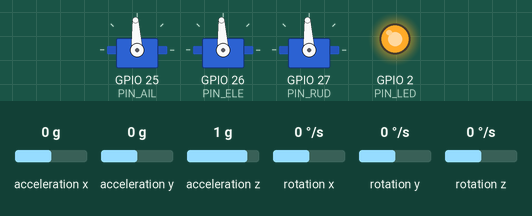
This sketch was run on a simulated ESP32. On the bench: 3 × servo, output pins drawn as LEDs (lit = HIGH). Wiring (inferred from the names in the program): MPU-6050 motion sensor at I2C address 0x68. Dashed ring = blinking. The test bench sets the inputs (shaded band); at power-on: acceleration z 1 g, rotation x 0 °/s, rotation y 0 °/s, rotation z 0 °/s, acceleration x 0 g, acceleration y 0 g. Servo pulses on a pin are drawn as a servo (544–2400 µs = 0–180°); what the sketch prints to the serial monitor is not drawn.

Above: at 0.6 s.
At 3.25 s:
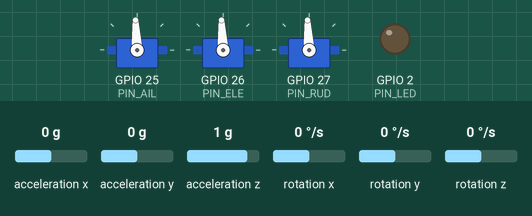
4.1 s: acceleration z set to -1.1 g
At 4.75 s:
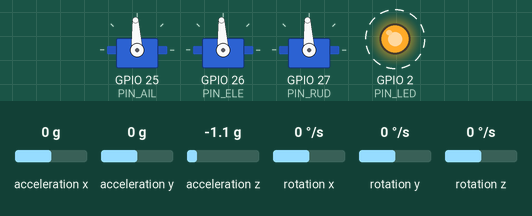
7.1 s: rotation x set to -192 °/s
10.1 s: rotation y set to -192 °/s
13.1 s: rotation z set to -192 °/s
Timing chart, 0 to 17.1 s (numbered marks = the images above; inputs shaded):
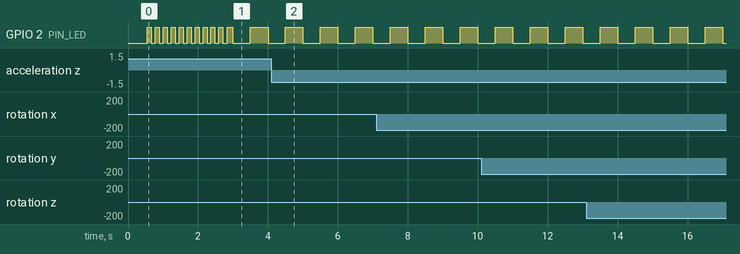

Measured:
- by itself, GPIO 2 (PIN_LED): alternates HIGH for 0.50 s and LOW for 0.50 s

The sketch:

MiG21_Stabilizer.ino
```cpp
// (licence header left out)
#include <Arduino.h>
#include <Wire.h>
#include <math.h>

// ============================ PINS ============================
const int PIN_IBUS_RX = 16;   // receiver iBUS SERVO port, signal wire
const int PIN_SDA     = 21;   // MPU-6050 SDA
const int PIN_SCL     = 22;   // MPU-6050 SCL
const int PIN_AIL     = 25;   // aileron servo(s), Y-lead for two
const int PIN_ELE     = 26;   // elevator servo
const int PIN_RUD     = 27;   // rudder servo
const int PIN_LED     = 2;    // onboard LED on most DevKits

// ================ RECEIVER CHANNELS (0 means CH1) ================
const int CH_AIL  = 0;
const int CH_ELE  = 1;
const int CH_RUD  = 3;
const int CH_MODE = 4;   // CH5
const int CH_GAIN = 5;   // CH6

// ============ DIRECTION SETTINGS (set during bench test) ============
// Test A1, sticks. Goal in Serial Monitor:
//   stick RIGHT -> R positive | stick PULLED BACK -> P positive | rudder RIGHT -> Y positive
const bool STICK_REV_ROLL  = false;
const bool STICK_REV_PITCH = false;
const bool STICK_REV_YAW   = false;

// Test A2, sensor. Assumes board flat, chip side up, X arrow pointing to the nose.
// Goal: right wing down -> roll and rr positive | nose up -> pitch and pr positive
//       nose swung right -> yr positive
const float ACC_ROLL_SIGN   =  1.0f;
const float ACC_PITCH_SIGN  =  1.0f;
const float GYRO_ROLL_SIGN  =  1.0f;
const float GYRO_PITCH_SIGN = -1.0f;
const float GYRO_YAW_SIGN   = -1.0f;

// Test B1, servos. Goal in OFF mode: every surface moves the right way with the sticks.
const bool SERVO_REV_AIL = false;
const bool SERVO_REV_ELE = false;
const bool SERVO_REV_RUD = false;

// Servo centre and travel in microseconds (travel = how far from centre at full stick)
const int AIL_CENTER = 1500, AIL_TRAVEL = 450;
const int ELE_CENTER = 1500, ELE_TRAVEL = 450;
const int RUD_CENTER = 1500, RUD_TRAVEL = 450;

// ============================ TUNING ============================
// RATE damping: fraction of full throw per 100 deg/s of rotation, at knob maximum.
// Start low. A fast EDF jet oscillates at high speed first.
const float DAMP_ROLL  = 0.15f;
const float DAMP_PITCH = 0.15f;
const float DAMP_YAW   = 0.15f;
// 0 = gyro always full strength, 1 = gyro fades to zero at full stick
const float STICK_PRIORITY = 0.7f;

// LEVEL mode (a "get me out of trouble" mode, not for aerobatics)
const float MAX_ROLL_DEG           = 40.0f;  // bank angle at full aileron stick
const float MAX_PITCH_DEG          = 20.0f;  // pitch angle at full elevator stick
const float LEVEL_KP_ROLL          = 0.015f; // fraction of throw per degree of error
const float LEVEL_KP_PITCH         = 0.015f;
const float LEVEL_STICK_FEED       = 0.3f;   // direct stick authority kept in LEVEL
const float LEVEL_DAMP_GAIN        = 0.5f;   // damping in LEVEL (knob ignored here)
const float LEVEL_PITCH_OFFSET_DEG = 0.0f;   // raise 1-3 if it slowly sinks in LEVEL

const bool  LEVEL_AT_BOOT = true;   // power up with the plane sitting level on its gear
const float ACC_TRUST     = 0.002f; // how fast accelerometer corrects gyro drift
const bool  DEBUG_PRINT   = true;   // set false before flying

// ======================= INTERNALS =======================
enum Mode { MODE_OFF = 0, MODE_RATE = 1, MODE_LEVEL = 2 };
const char* MODE_NAMES[] = { "OFF", "RATE", "LEVEL" };

HardwareSerial IBus(2);
uint16_t rc[14];
uint8_t  ibuf[32];
int      iidx = 0;
uint32_t lastFrameMs = 0;
bool     gotFrame = false;

const uint8_t MPU_ADDR = 0x68;
bool  imuOK = false;
int   imuErrors = 0;
float gxOff = 0, gyOff = 0, gzOff = 0;
float rollOff = 0, pitchOff = 0;
float roll = 0, pitch = 0;
float rollRate = 0, pitchRate = 0, yawRate = 0;

float wrap180(float a) {
  while (a > 180.0f)  a -= 360.0f;
  while (a < -180.0f) a += 360.0f;
  return a;
}

float clamp1(float v) { return v > 1.0f ? 1.0f : (v < -1.0f ? -1.0f : v); }

float stickNorm(uint16_t us, bool rev) {
  float v = clamp1((us - 1500.0f) / 500.0f);
  return rev ? -v : v;
}

// ---------- iBUS: 32-byte frames, 0x20 0x40 header, 14 channels, checksum ----------
void readIBus() {
  while (IBus.available()) {
    uint8_t b = IBus.read();
    if (iidx == 0 && b != 0x20) continue;
    if (iidx == 1 && b != 0x40) { iidx = 0; continue; }
    ibuf[iidx++] = b;
    if (iidx == 32) {
      uint16_t sum = 0xFFFF;
      for (int i = 0; i < 30; i++) sum -= ibuf[i];
      uint16_t chk = ibuf[30] | (ibuf[31] << 8);
      if (sum == chk) {
        iidx = 0;
        for (int i = 0; i < 14; i++)
          rc[i] = (ibuf[2 + i * 2] | (ibuf[3 + i * 2] << 8)) & 0x0FFF;
        lastFrameMs = millis();
        gotFrame = true;
      } else {
        // Bad frame: slide forward to the next possible header instead of
        // throwing away 32 bytes, so a glitch costs one frame, not several.
        int s = 1;
        while (s < 32 && !(ibuf[s] == 0x20 && (s + 1 >= 32 || ibuf[s + 1] == 0x40))) s++;
        iidx = 32 - s;
        for (int i = 0; i < iidx; i++) ibuf[i] = ibuf[s + i];
      }
    }
  }
}

// ---------- MPU-6050 ----------
void mpuWrite(uint8_t reg, uint8_t val) {
  Wire.beginTransmission(MPU_ADDR);
  Wire.write(reg);
  Wire.write(val);
  Wire.endTransmission();
}

bool mpuInit() {
  Wire.beginTransmission(MPU_ADDR);
  if (Wire.endTransmission() != 0) return false;  // not found
  mpuWrite(0x6B, 0x01);  // wake up, gyro clock
  delay(50);
  mpuWrite(0x1A, 0x03);  // internal low-pass filter ~44 Hz (fights fan vibration)
  mpuWrite(0x19, 0x00);  // 1 kHz sample rate
  mpuWrite(0x1B, 0x08);  // gyro +/-500 deg/s
  mpuWrite(0x1C, 0x08);  // accel +/-4 g
  return true;
}

bool mpuRaw(float &ax, float &ay, float &az, float &gx, float &gy, float &gz) {
  Wire.beginTransmission(MPU_ADDR);
  Wire.write(0x3B);
  if (Wire.endTransmission(false) != 0) return false;
  if (Wire.requestFrom(MPU_ADDR, (uint8_t)14) != 14) return false;
  int16_t v[7];
  for (int i = 0; i < 7; i++) {
    uint8_t hi = Wire.read();   // two separate reads: order matters
    uint8_t lo = Wire.read();
    v[i] = (int16_t)((hi << 8) | lo);
  }
  ax = v[0] / 8192.0f; ay = v[1] / 8192.0f; az = v[2] / 8192.0f;
  gx = v[4] / 65.5f;   gy = v[5] / 65.5f;   gz = v[6] / 65.5f;
  return true;
}

float accRollDeg(float ay, float az) {
  return ACC_ROLL_SIGN * atan2f(ay, az) * RAD_TO_DEG;
}
float accPitchDeg(float ax, float ay, float az) {
  return ACC_PITCH_SIGN * atan2f(ax, sqrtf(ay * ay + az * az)) * RAD_TO_DEG;
}

// Plane must sit still. Returns false if it moved.
bool calibrate() {
  const int N = 500;
  float sx = 0, sy = 0, sz = 0, sr = 0, sp = 0;
  float mn[3] = { 1e9, 1e9, 1e9 }, mx[3] = { -1e9, -1e9, -1e9 };
  for (int i = 0; i < N; i++) {
    float ax, ay, az, gx, gy, gz;
    if (!mpuRaw(ax, ay, az, gx, gy, gz)) return false;
    float g[3] = { gx, gy, gz };
    for (int k = 0; k < 3; k++) { mn[k] = fminf(mn[k], g[k]); mx[k] = fmaxf(mx[k], g[k]); }
    sx += gx; sy += gy; sz += gz;
    sr += accRollDeg(ay, az);
    sp += accPitchDeg(ax, ay, az);
    if (i % 25 == 0) digitalWrite(PIN_LED, !digitalRead(PIN_LED));
    delay(3);
  }
  for (int k = 0; k < 3; k++) if (mx[k] - mn[k] > 8.0f) return false;
  gxOff = sx / N; gyOff = sy / N; gzOff = sz / N;
  rollOff  = LEVEL_AT_BOOT ? sr / N : 0;
  pitchOff = LEVEL_AT_BOOT ? sp / N : 0;
  roll  = sr / N - rollOff;
  pitch = sp / N - pitchOff;
  return true;
}

// ---------- Servo output: 50 Hz, 16-bit ----------
void writeServo(int pin, float cmd, bool rev, int center, int travel) {
  cmd = clamp1(rev ? -cmd : cmd);
  int us = center + (int)(cmd * travel);
  if (us < 900) us = 900;
  if (us > 2100) us = 2100;
  ledcWrite(pin, (uint32_t)us * 65536UL / 20000UL);
}

void setup() {
  Serial.setTxBufferSize(1024);
  Serial.begin(115200);
  pinMode(PIN_LED, OUTPUT);

  ledcAttach(PIN_AIL, 50, 16);
  ledcAttach(PIN_ELE, 50, 16);
  ledcAttach(PIN_RUD, 50, 16);
  writeServo(PIN_AIL, 0, false, AIL_CENTER, AIL_TRAVEL);
  writeServo(PIN_ELE, 0, false, ELE_CENTER, ELE_TRAVEL);
  writeServo(PIN_RUD, 0, false, RUD_CENTER, RUD_TRAVEL);

  IBus.begin(115200, SERIAL_8N1, PIN_IBUS_RX, -1);
  for (int i = 0; i < 14; i++) rc[i] = 1500;

  Wire.begin(PIN_SDA, PIN_SCL);
  Wire.setClock(400000);
  imuOK = mpuInit();
  if (imuOK) {
    delay(500);
    bool cal = false;
    for (int t = 0; t < 5 && !cal; t++) {
      cal = calibrate();
      if (!cal) { Serial.println("Moved during calibration, hold still..."); delay(500); }
    }
    imuOK = cal;
  }
  Serial.println("MiG-21 stabilizer v1.1 (untested work in progress)");
  Serial.println(imuOK ? "Sensor OK" : "SENSOR FAULT: pass-through only. Do not fly.");
}

void loop() {
  readIBus();

  static uint32_t lastUs = micros();
  uint32_t nowUs = micros();
  if (nowUs - lastUs < 4000) return;          // run at 250 Hz
  float dt = (nowUs - lastUs) * 1e-6f;
  lastUs = nowUs;
  if (dt > 0.05f) dt = 0.05f;

  // ----- attitude -----
  if (imuOK) {
    float ax, ay, az, gx, gy, gz;
    if (mpuRaw(ax, ay, az, gx, gy, gz)) {
      imuErrors = 0;
      rollRate  = GYRO_ROLL_SIGN  * (gx - gxOff);
      pitchRate = GYRO_PITCH_SIGN * (gy - gyOff);
      yawRate   = GYRO_YAW_SIGN   * (gz - gzOff);
      float aR = wrap180(accRollDeg(ay, az) - rollOff);
      float aP = accPitchDeg(ax, ay, az) - pitchOff;
      float amag = sqrtf(ax * ax + ay * ay + az * az);
      float k = (fabsf(amag - 1.0f) < 0.15f) ? ACC_TRUST : 0.0f;  // ignore accel while pulling g
      float rInt = wrap180(roll + rollRate * dt);
      roll  = wrap180(rInt + k * wrap180(aR - rInt));
      float pInt = pitch + pitchRate * dt;
      pitch = pInt + k * (aP - pInt);
    } else if (++imuErrors > 20) {
      imuOK = false;   // sensor lost: fall back to pass-through
      rollRate = pitchRate = yawRate = 0;
    }
  }

  // ----- radio -----
  bool signalOK = gotFrame && (millis() - lastFrameMs < 200);
  float sR = 0, sP = 0, sY = 0, knob = 0.5f;
  Mode mode;
  if (signalOK) {
    sR = stickNorm(rc[CH_AIL], STICK_REV_ROLL);
    sP = stickNorm(rc[CH_ELE], STICK_REV_PITCH);
    sY = stickNorm(rc[CH_RUD], STICK_REV_YAW);
    knob = (rc[CH_GAIN] - 1000) / 1000.0f;
    if (knob < 0) knob = 0;
    if (knob > 1) knob = 1;
    uint16_t m = rc[CH_MODE];
    mode = (m < 1300) ? MODE_OFF : (m < 1700 ? MODE_RATE : MODE_LEVEL);
  } else if (gotFrame) {
    mode = MODE_LEVEL;   // signal lost in flight: sticks neutral, hold wings level
  } else {
    mode = MODE_OFF;     // never had signal (bench): surfaces centred
  }
  if (!imuOK) mode = MODE_OFF;

  // ----- control -----
  float oR = sR, oP = sP, oY = sY;
  if (mode == MODE_RATE) {
    oR -= DAMP_ROLL  * knob * (1 - STICK_PRIORITY * fabsf(sR)) * rollRate  / 100.0f;
    oP -= DAMP_PITCH * knob * (1 - STICK_PRIORITY * fabsf(sP)) * pitchRate / 100.0f;
    oY -= DAMP_YAW   * knob * (1 - STICK_PRIORITY * fabsf(sY)) * yawRate   / 100.0f;
  } else if (mode == MODE_LEVEL) {
    float tR = sR * MAX_ROLL_DEG;
    float tP = sP * MAX_PITCH_DEG + LEVEL_PITCH_OFFSET_DEG;
    oR = LEVEL_STICK_FEED * sR + LEVEL_KP_ROLL * wrap180(tR - roll)
         - DAMP_ROLL * LEVEL_DAMP_GAIN * rollRate / 100.0f;
    oP = LEVEL_STICK_FEED * sP + LEVEL_KP_PITCH * (tP - pitch)
         - DAMP_PITCH * LEVEL_DAMP_GAIN * pitchRate / 100.0f;
    oY = sY - DAMP_YAW * LEVEL_DAMP_GAIN * (1 - STICK_PRIORITY * fabsf(sY)) * yawRate / 100.0f;
  }

  writeServo(PIN_AIL, oR, SERVO_REV_AIL, AIL_CENTER, AIL_TRAVEL);
  writeServo(PIN_ELE, oP, SERVO_REV_ELE, ELE_CENTER, ELE_TRAVEL);
  writeServo(PIN_RUD, oY, SERVO_REV_RUD, RUD_CENTER, RUD_TRAVEL);

  // ----- LED -----
  uint32_t ms = millis();
  if (!imuOK)         digitalWrite(PIN_LED, (ms / 100) % 2);
  else if (!signalOK) digitalWrite(PIN_LED, (ms / 500) % 2);
  else                digitalWrite(PIN_LED, HIGH);

  // ----- debug -----
  static uint32_t lastPrint = 0;
  if (DEBUG_PRINT && ms - lastPrint > 100) {
    lastPrint = ms;
    Serial.printf("%-5s sig:%d imu:%d | stick R:%+.2f P:%+.2f Y:%+.2f knob:%.2f | "
                  "roll:%+6.1f pitch:%+6.1f | rr:%+6.1f pr:%+6.1f yr:%+6.1f | out R:%+.2f P:%+.2f Y:%+.2f\n",
                  MODE_NAMES[mode], signalOK, imuOK, sR, sP, sY, knob,
                  roll, pitch, rollRate, pitchRate, yawRate, oR, oP, oY);
  }
}
```
